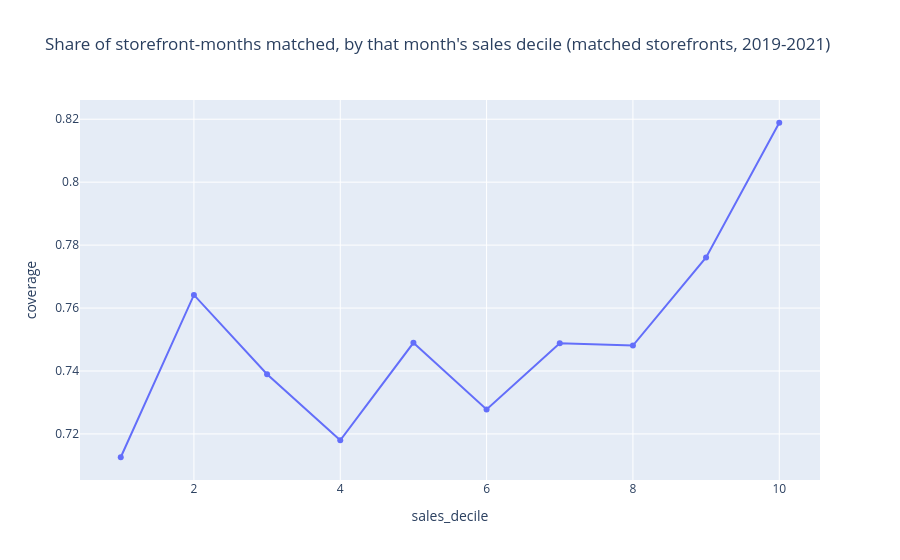

Write notebook code for a chart like this one.
### Code cell
### PART C, SUBPART III
## Output: [9ciii] one row per open storefront-month in 2019-2021 ([1e'], the [6a] universe) with "covered" (matched that month), "matched_store",
##         "months_since_first_sales" (from the storefront's first sales month), "sales" and "has_sales" (that month), "year",
##         "edge_month" (within the first or last 3 open months of the storefront's 2019-2021 run), and the storefront characteristics from [9ci]
## Name: 9ciii_storefront_months.parquet
smo = (store_months[STOREFRONT + ["month", "covered"]]
    .merge(history_check[history_check.open_wslcb][STOREFRONT + ["month", "sales", "has_sales"]], on = STOREFRONT + ["month"], how = "left")
    .merge(d[STOREFRONT + ["matched", "first_sales_month", "first_open_month", "last_open_month", "cohort", "has_suite", "highway_address",
                           "pois_150m", "cbg_pop_density", "place_type"]], on = STOREFRONT, how = "left")
    .rename(columns = {"matched": "matched_store"}))
smo["i"] = smo.month.map(month_index)
smo["months_since_first_sales"] = smo.i - smo.first_sales_month.map(lambda x: month_index(x) if isinstance(x, str) else np.nan)
smo["edge_month"] = (smo.i - smo.first_open_month.map(month_index) < 3) | (smo.last_open_month.map(month_index) - smo.i < 3)
smo["year"] = smo.month.str[:4]
smo["in_sales_window"] = smo.month.isin(SALES_MONTHS)
smo.to_parquet("processed-data/9ciii_storefront_months.parquet")

print("storefront-months:", len(smo), "| covered:", smo.covered.mean().round(3))
print("\nCoverage by year:"); display(smo.groupby("year").covered.mean().round(3))
w = smo[smo.in_sales_window]
print("\nCovered vs. not, all storefront-months")
display(w.groupby("covered").agg(storefront_months = ("month", "size"), share_with_sales = ("has_sales", "mean"),
                                 mean_sales = ("sales", lambda x: x.fillna(0).mean()), median_sales_if_any = ("sales", lambda x: x[x > 0].median()),
                                 edge_month = ("edge_month", "mean"), months_since_first_sales = ("months_since_first_sales", "median")).round(3))

## Within-store: matched storefronts with both covered and uncovered months in the sales window, mean sales in each
ws = w[w.matched_store].groupby(STOREFRONT + ["covered"]).sales.apply(lambda x: x.fillna(0).mean()).unstack("covered").dropna()
ws.columns = ["uncovered_mean_sales", "covered_mean_sales"]
print(f"\nWithin-store (storefronts with both kinds of months: {len(ws)}): median covered/uncovered sales ratio",
      round((ws.covered_mean_sales / ws.uncovered_mean_sales.where(ws.uncovered_mean_sales > 0)).median(), 3),
      "| Wilcoxon signed-rank p =", round(stats.wilcoxon(ws.covered_mean_sales, ws.uncovered_mean_sales).pvalue, 4))

## Storefront fixed effects: does a month's sales predict coverage within a storefront? Month fixed effects, clustered by storefront
fe = w[w.matched_store & w.sales.notna()].copy()
fe["log_sales"] = np.log1p(fe.sales.clip(lower = 0))
fe["sid"] = fe.street_address_norm + "|" + fe.city_norm
fe["covered_i"] = fe.covered.astype(int)
fe["edge_i"] = fe.edge_month.astype(int)
fit = smf.ols("covered_i ~ log_sales + edge_i + C(month) + C(sid)", data = fe).fit(cov_type = "cluster", cov_kwds = {"groups": pd.factorize(fe.sid)[0]})
print(f"\nStorefront + month FE, matched storefronts, n = {int(fit.nobs)}:")
display(pd.DataFrame({"coef": fit.params, "se": fit.bse, "p": fit.pvalues}).loc[["log_sales", "edge_i"]].round(4))

## Coverage by sales decile (matched storefronts)
fe["sales_decile"] = pd.qcut(fe.sales.rank(method = "first"), 10, labels = range(1, 11)).astype(int)
dec = fe.groupby("sales_decile").agg(coverage = ("covered", "mean"), median_sales = ("sales", "median")).reset_index()
fig = px.line(dec, x = "sales_decile", y = "coverage", markers = True, hover_data = ["median_sales"],
              title = "Share of storefront-months matched, by that month's sales decile (matched storefronts, 2019-2021)")
show(fig, "store_month_coverage_by_sales_decile")

### Figure 1 — Plotly figure (JSON) as saved in the notebook; plotly's stock layout.template omitted (floating-point values rounded to 4 significant figures)
{"data": [{"customdata": [[29560.0], [76810.0], [114800.0], [147500.0], [182700.0], [227800.0], [283700.0], [350400.0], [453000.0], [699200.0]], "hovertemplate": "sales_decile=%{x}<br>coverage=%{y}<br>median_sales=%{customdata[0]}<extra></extra>", "legendgroup": "", "line": {"color": "#636efa", "dash": "solid"}, "marker": {"symbol": "circle"}, "mode": "lines+markers", "name": "", "orientation": "v", "showlegend": false, "type": "scatter", "x": [1, 2, 3, 4, 5, 6, 7, 8, 9, 10], "xaxis": "x", "y": [0.7126, 0.7642, 0.739, 0.718, 0.749, 0.7278, 0.7488, 0.7481, 0.7761, 0.8189], "yaxis": "y"}], "layout": {"legend": {"tracegroupgap": 0}, "title": {"text": "Share of storefront-months matched, by that month's sales decile (matched storefronts, 2019-2021)"}, "xaxis": {"anchor": "y", "domain": [0.0, 1.0], "title": {"text": "sales_decile"}}, "yaxis": {"anchor": "x", "domain": [0.0, 1.0], "title": {"text": "coverage"}}}}
